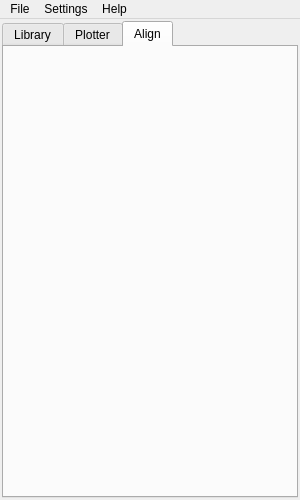
<?xml version="1.0" encoding="UTF-8"?>
<ui version="4.0">
 <class>MainWindow</class>
 <widget class="QMainWindow" name="MainWindow">
  <property name="geometry">
   <rect>
    <x>0</x>
    <y>0</y>
    <width>300</width>
    <height>500</height>
   </rect>
  </property>
  <property name="minimumSize">
   <size>
    <width>300</width>
    <height>500</height>
   </size>
  </property>
  <property name="windowTitle">
   <string>Ez Poser</string>
  </property>
  <widget class="QWidget" name="centralwidget">
   <layout class="QVBoxLayout" name="centralLayout">
    <property name="leftMargin">
     <number>2</number>
    </property>
    <property name="topMargin">
     <number>2</number>
    </property>
    <property name="rightMargin">
     <number>2</number>
    </property>
    <property name="bottomMargin">
     <number>2</number>
    </property>
    <item>
     <widget class="QTabWidget" name="tabControl">
      <property name="tabPosition">
       <enum>QTabWidget::North</enum>
      </property>
      <property name="tabShape">
       <enum>QTabWidget::Rounded</enum>
      </property>
      <property name="currentIndex">
       <number>2</number>
      </property>
      <property name="elideMode">
       <enum>Qt::ElideLeft</enum>
      </property>
      <property name="documentMode">
       <bool>false</bool>
      </property>
      <widget class="QLibraryTab" name="libraryTab">
       <attribute name="title">
        <string>Library</string>
       </attribute>
      </widget>
      <widget class="QPlotterTab" name="plotterTab">
       <attribute name="title">
        <string>Plotter</string>
       </attribute>
      </widget>
      <widget class="QAlignTab" name="alignTab">
       <attribute name="title">
        <string>Align</string>
       </attribute>
      </widget>
     </widget>
    </item>
   </layout>
  </widget>
  <widget class="QMenuBar" name="mainMenuBar">
   <property name="geometry">
    <rect>
     <x>0</x>
     <y>0</y>
     <width>300</width>
     <height>21</height>
    </rect>
   </property>
   <widget class="QMenu" name="fileMenu">
    <property name="title">
     <string>File</string>
    </property>
    <addaction name="setProjectFolderAction"/>
   </widget>
   <widget class="QMenu" name="helpMenu">
    <property name="title">
     <string>Help</string>
    </property>
    <addaction name="usingEzPoserAction"/>
   </widget>
   <widget class="QMenu" name="settingsMenu">
    <property name="title">
     <string>Settings</string>
    </property>
    <addaction name="usePoseNamespaceAction"/>
    <addaction name="useCustomNamespaceAction"/>
    <addaction name="changeNamespaceAction"/>
    <addaction name="separator"/>
    <addaction name="changeRigConfigurationAction"/>
   </widget>
   <addaction name="fileMenu"/>
   <addaction name="settingsMenu"/>
   <addaction name="helpMenu"/>
  </widget>
  <action name="usingEzPoserAction">
   <property name="text">
    <string>Using Ez Poser</string>
   </property>
  </action>
  <action name="setProjectFolderAction">
   <property name="text">
    <string>Set Project Folder</string>
   </property>
  </action>
  <action name="editControllerPriorityAction">
   <property name="text">
    <string>Edit Controller Priority</string>
   </property>
  </action>
  <action name="changeRigConfigurationAction">
   <property name="text">
    <string>Change Rig Configuration</string>
   </property>
  </action>
  <action name="changeNamespaceAction">
   <property name="text">
    <string>Change Namespace</string>
   </property>
  </action>
  <actiongroup name="namespaceActionGroup">
   <action name="usePoseNamespaceAction">
    <property name="checkable">
     <bool>true</bool>
    </property>
    <property name="checked">
     <bool>true</bool>
    </property>
    <property name="text">
     <string>Use Pose Namespace</string>
    </property>
   </action>
   <action name="useCustomNamespaceAction">
    <property name="checkable">
     <bool>true</bool>
    </property>
    <property name="checked">
     <bool>false</bool>
    </property>
    <property name="text">
     <string>Use Custom Namespace</string>
    </property>
   </action>
   <property name="exclusive" stdset="0">
    <bool>true</bool>
   </property>
  </actiongroup>
 </widget>
 <customwidgets>
  <customwidget>
   <class>QLibraryTab</class>
   <extends>QWidget</extends>
   <header>ezposer/ui/tabs/qlibrarytab.h</header>
   <container>1</container>
  </customwidget>
  <customwidget>
   <class>QPlotterTab</class>
   <extends>QWidget</extends>
   <header>ezposer/ui/tabs/qplottertab.h</header>
   <container>1</container>
  </customwidget>
  <customwidget>
   <class>QAlignTab</class>
   <extends>QWidget</extends>
   <header>ezposer/ui/tabs/qaligntab.h</header>
   <container>1</container>
  </customwidget>
 </customwidgets>
 <resources/>
 <connections/>
</ui>
